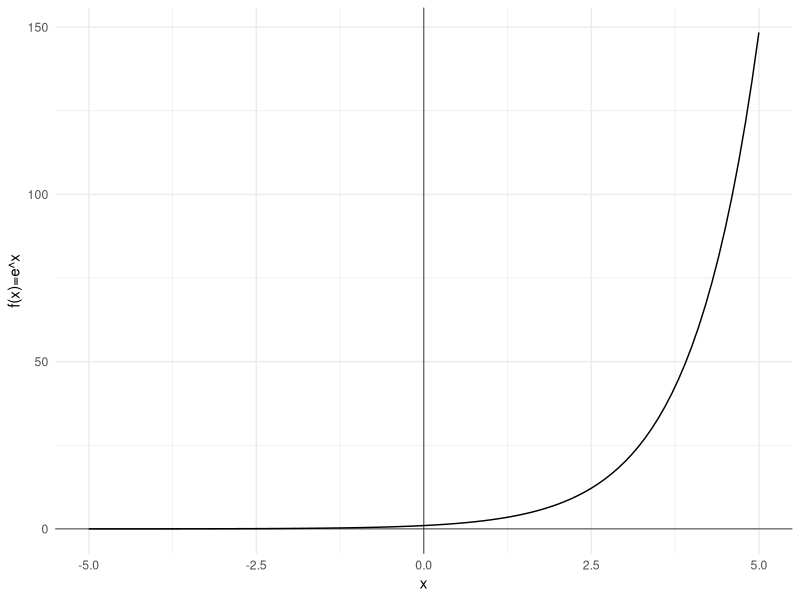

Generate this figure with R:
## ---- chunk 1
library(ggplot2)

x <- seq(-5, 5, 0.1)
y <- exp(x)

df <- data.frame(x, y)

ggplot(df, aes(x, y)) +
  geom_line() +
  geom_vline(xintercept = 0, linewidth=0.25)+ 
  geom_hline(yintercept = 0, linewidth=0.25)+
  labs(x = "x", y = "f(x)=e^x") +
  theme_minimal()
